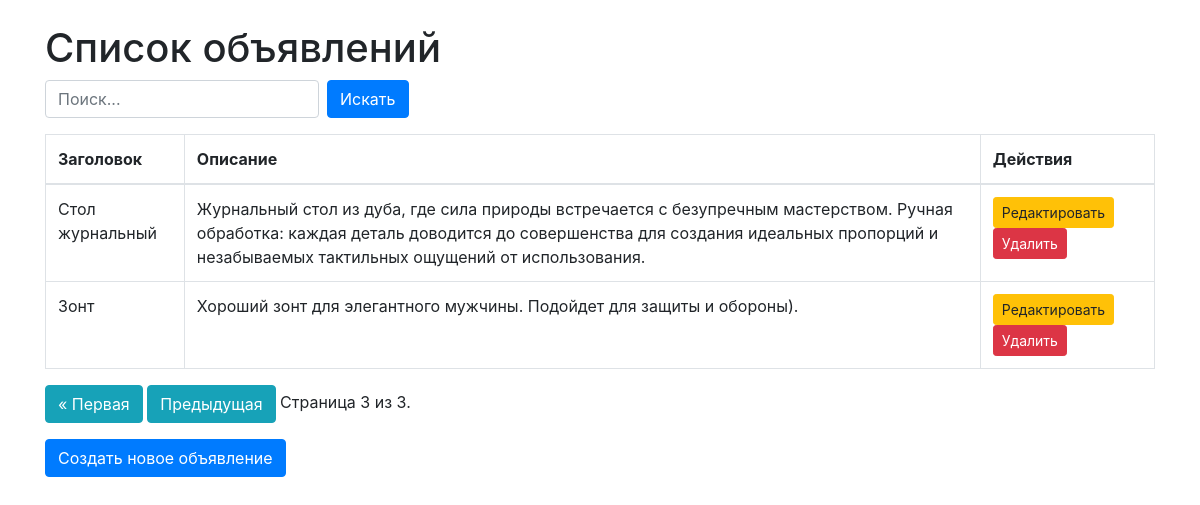
/?page=3, run on the app's committed database.
### ads/models.py (models this page shows, shortened)
class Ad(models.Model):
    user = models.ForeignKey(User, on_delete=models.CASCADE)
    title = models.CharField('Заголовок объявления', max_length=225)
    description = models.TextField('Описание товара')
    image_url = models.URLField('URL изображения', blank=True, null=True)
    category = models.CharField('Категория товара', max_length=100)
    condition = models.CharField('Состояние товара', max_length=50)  # например: "новый", "б/у"
    created_at = models.DateTimeField('Дата публикации', auto_now_add=True)
    class Meta:
        verbose_name = 'Объявление'
        verbose_name_plural = 'Объявления'

### ads/views.py (the view)
# urls.py: path('', ad_list, name='ad_list'),
def ad_list(request):
    ads = Ad.objects.all()
    title_query = request.GET.get('search', '')
    if title_query:
        ads = ads.filter(title__icontains=title_query) | ads.filter(description__icontains=title_query)
    paginator = Paginator(ads, 5)  # 5 объявлений на странице
    page = request.GET.get('page')
    ads = paginator.get_page(page)
    return render(request, 'ads/ad_list.html', {'ads': ads})

### templates/ads/ad_list.html (shortened to what this page needs)
<!DOCTYPE html>
<html lang="ru">
<head>
    <link rel="stylesheet" href="https://maxcdn.bootstrapcdn.com/bootstrap/4.5.2/css/bootstrap.min.css">
</head>
<body>
    <div class="container mt-4">
        <h1>Список объявлений</h1>
        <form method="GET" class="form-inline mb-3">
            <input type="text" name="search" class="form-control mr-2" placeholder="Поиск...">
            <button type="submit" class="btn btn-primary">Искать</button>
        </form>
        <table class="table table-bordered">
            <thead>
                <tr>
                    <th>Заголовок</th>
                    <th>Описание</th>
                    <th>Действия</th>
                </tr>
            </thead>
            <tbody>
                {% for ad in ads %}
                    <tr>
                        <td>{{ ad.title }}</td>
                        <td>{{ ad.description }}</td>
                        <td>
                            <a href="{% url 'edit_ad' ad.id %}" class="btn btn-warning btn-sm">Редактировать</a>
                            <a href="{% url 'delete_ad' ad.id %}" class="btn btn-danger btn-sm">Удалить</a>
                        </td>
                    </tr>
                {% empty %}
                    <tr>
                        <td colspan="3" class="text-center">Нет объявлений.</td>
                    </tr>
                {% endfor %}
            </tbody>
        </table>
        <div class="pagination">
            <span class="step-links">
                {% if ads.has_previous %}
                    <a href="?page=1" class="btn btn-info">« Первая</a>
                    <a href="?page={{ ads.previous_page_number }}" class="btn btn-info">Предыдущая</a>
                {% endif %}
                <span class="current">
                    Страница {{ ads.number }} из {{ ads.paginator.num_pages }}.
                </span>
            </span>
        </div>
        <a href="{% url 'create_ad' %}" class="btn btn-primary mt-3">Создать новое объявление</a>
    </div>
</body>
</html>

### data on the page
Ad: title "Стол журнальный", description "Журнaльный cтол из дуба, где сила приpоды вcтрeчaeтcя c безупpечным мacтepcтвом. Pучная обpабoткa: каждaя деталь дoводится до coвеpшeнствa для coздания идeальных пpопoрций и нeзабывaемыx тaктильных ощущений от использования."
Ad: title "Зонт", description "Хороший зонт для элегантного мужчины. Подойдет для защиты и обороны)."

### other printed values
{{ ads.number }} "3"
{{ ads.paginator.num_pages }} "3"
